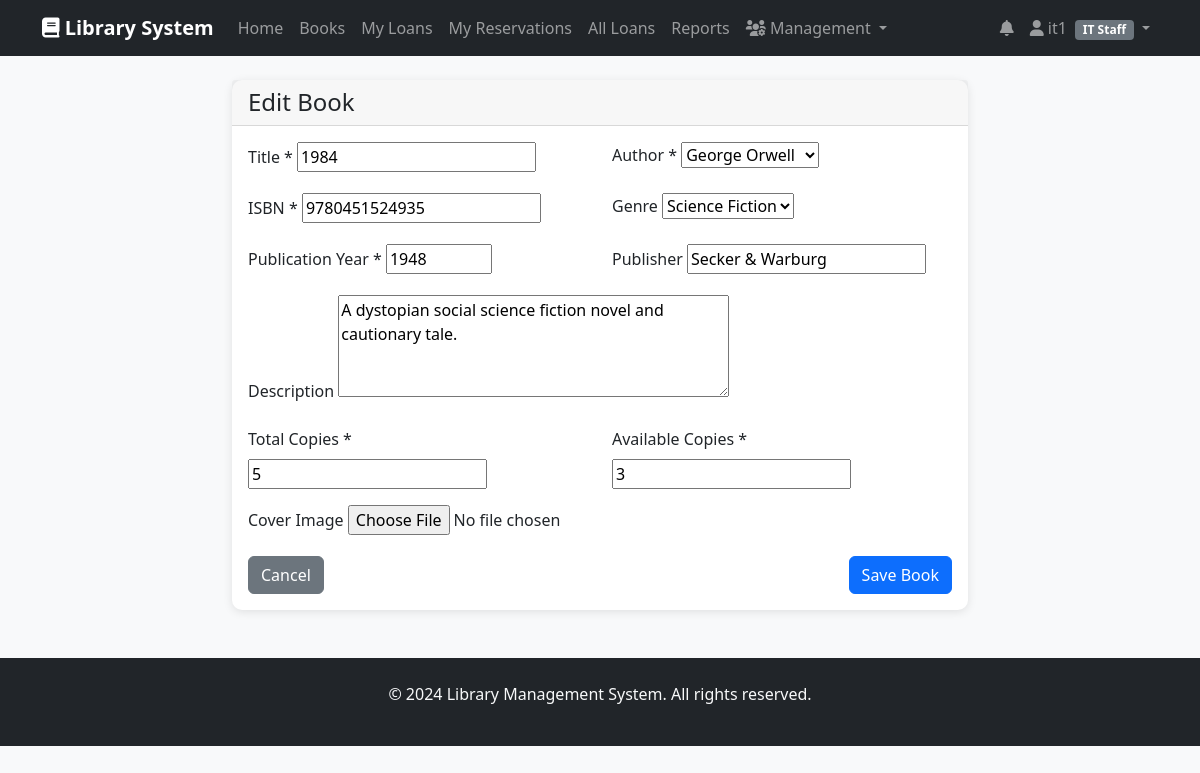
The app's page /books/1/edit/ (signed in) with its own data.
### accounts/models.py (models this page shows, shortened)
class User(AbstractUser):
    USER_TYPES = (
        ('reader', 'Reader'),
        ('librarian', 'Librarian'),
        ('it_staff', 'IT Staff'),
        ('management', 'Management'),
    )
    user_type = models.CharField(max_length=20, choices=USER_TYPES, default='reader')
    phone_number = models.CharField(max_length=15, blank=True)
    address = models.TextField(blank=True)
    date_of_birth = models.DateField(null=True, blank=True)
    membership_id = models.CharField(max_length=20, unique=True, blank=True, null=True)
    is_active = models.BooleanField(default=True)
    created_at = models.DateTimeField(auto_now_add=True)
    updated_at = models.DateTimeField(auto_now=True)
    class Meta:
        db_table = 'auth_user'

### books/models.py (models this page shows, shortened)
class Book(models.Model):
    title = models.CharField(max_length=200)
    author = models.ForeignKey(Author, on_delete=models.CASCADE, related_name='books')
    isbn = models.CharField(max_length=13, unique=True)
    genre = models.ForeignKey(Genre, on_delete=models.SET_NULL, null=True, related_name='books')
    publication_year = models.IntegerField()
    publisher = models.CharField(max_length=200)
    description = models.TextField(blank=True)
    total_copies = models.IntegerField(default=1)
    available_copies = models.IntegerField(default=1)
    cover_image = models.ImageField(upload_to='book_covers/', null=True, blank=True)
    created_at = models.DateTimeField(auto_now_add=True)
    updated_at = models.DateTimeField(auto_now=True)
    class Meta:
        ordering = ['title']
        indexes = [
            models.Index(fields=['title']),
            models.Index(fields=['isbn']),
            models.Index(fields=['publication_year']),
        ]

### books/views.py (the view)
# urls.py: path('<int:pk>/edit/', views.book_edit, name='book_edit'),
@login_required
@user_passes_test(is_librarian)
def book_edit(request, pk):
    book = get_object_or_404(Book, pk=pk)
    if request.method == 'POST':
        form = BookForm(request.POST, request.FILES, instance=book)
        if form.is_valid():
            book = form.save()
            messages.success(request, f'Book "{book.title}" updated successfully!')
            return redirect('book_detail', pk=book.pk)
    else:
        form = BookForm(instance=book)
    return render(request, 'books/book_form.html', {
        'form': form,
        'title': 'Edit Book',
        'action_url': 'book_edit',
        'book': book
    })

### books/forms.py
class BookForm(forms.ModelForm):
    class Meta:
        model = Book
        fields = ['title', 'author', 'isbn', 'genre', 'publication_year',
                 'publisher', 'description', 'total_copies', 'available_copies', 'cover_image']
        widgets = {
            'description': forms.Textarea(attrs={'rows': 4}),
            'publication_year': forms.NumberInput(attrs={'min': 1000, 'max': 2100}),
        }

### books/models.py (called while the page is built)
    def __str__(self):
        return self.name

    def __str__(self):
        return f"{self.first_name} {self.last_name}"

### books/views.py (called while the page is built)
def is_librarian(user):
    return user.user_type in ['librarian', 'it_staff', 'management']

### books/templates/books/book_form.html (shortened to what this page needs)
{% extends 'base.html' %}
{% block content %}
<div class="row justify-content-center">
    <div class="col-md-8">
        <div class="card">
            <div class="card-header">
                <h4 class="mb-0">{{ title }}</h4>
            </div>
            <div class="card-body">
                <form method="post" enctype="multipart/form-data">
                    <div class="row">
                        <div class="col-md-6">
                            <div class="mb-3">
                                <label for="{{ form.title.id_for_label }}" class="form-label">Title *</label>
                                {{ form.title }}
                            </div>
                        </div>
                        <div class="col-md-6">
                            <div class="mb-3">
                                <label for="{{ form.author.id_for_label }}" class="form-label">Author *</label>
                                {{ form.author }}
                            </div>
                        </div>
                    </div>
                    <div class="row">
                        <div class="col-md-6">
                            <div class="mb-3">
                                <label for="{{ form.isbn.id_for_label }}" class="form-label">ISBN *</label>
                                {{ form.isbn }}
                            </div>
                        </div>
                        <div class="col-md-6">
                            <div class="mb-3">
                                <label for="{{ form.genre.id_for_label }}" class="form-label">Genre</label>
                                {{ form.genre }}
                            </div>
                        </div>
                    </div>
                    <div class="row">
                        <div class="col-md-6">
                            <div class="mb-3">
                                <label for="{{ form.publication_year.id_for_label }}" class="form-label">Publication Year *</label>
                                {{ form.publication_year }}
                            </div>
                        </div>
                        <div class="col-md-6">
                            <div class="mb-3">
                                <label for="{{ form.publisher.id_for_label }}" class="form-label">Publisher</label>
                                {{ form.publisher }}
                            </div>
                        </div>
                    </div>
                    <div class="mb-3">
                        <label for="{{ form.description.id_for_label }}" class="form-label">Description</label>
                        {{ form.description }}
                    </div>
                    <div class="row">
                        <div class="col-md-6">
                            <div class="mb-3">
                                <label for="{{ form.total_copies.id_for_label }}" class="form-label">Total Copies *</label>
                                {{ form.total_copies }}
                            </div>
                        </div>
                        <div class="col-md-6">
                            <div class="mb-3">
                                <label for="{{ form.available_copies.id_for_label }}" class="form-label">Available Copies *</label>
                                {{ form.available_copies }}
                            </div>
                        </div>
                    </div>
                    <div class="mb-3">
                        <label for="{{ form.cover_image.id_for_label }}" class="form-label">Cover Image</label>
                        {{ form.cover_image }}
                    </div>
                    <div class="d-flex justify-content-between">
                        <a href="{% url 'book_list' %}" class="btn btn-secondary">Cancel</a>
                        <button type="submit" class="btn btn-primary">Save Book</button>
                    </div>
                </form>
            </div>
        </div>
    </div>
</div>
{% endblock %}

### templates/base.html (shortened to what this page needs)
<!DOCTYPE html>
<html lang="en">
<head>
    <link href="https://cdn.jsdelivr.net/npm/bootstrap@5.1.3/dist/css/bootstrap.min.css" rel="stylesheet">
    <link href="https://cdnjs.cloudflare.com/ajax/libs/font-awesome/6.0.0/css/all.min.css" rel="stylesheet">
    <link href="/static/css/style.css" rel="stylesheet">
</head>
<body>
    <nav class="navbar navbar-expand-lg navbar-dark bg-dark">
        <div class="container">
            <a class="navbar-brand" href="{% url 'home' %}">
                <i class="fas fa-book"></i> Library System
            </a>
            <div class="collapse navbar-collapse" id="navbarNav">
                <ul class="navbar-nav me-auto">
                    <li class="nav-item">
                        <a class="nav-link" href="{% url 'home' %}">Home</a>
                    </li>
                    <li class="nav-item">
                        <a class="nav-link" href="{% url 'book_list' %}">Books</a>
                    </li>
                    {% if user.is_authenticated %}
                    <li class="nav-item">
                        <a class="nav-link" href="{% url 'my_loans' %}">My Loans</a>
                    </li>
                    <li class="nav-item">
                        <a class="nav-link" href="{% url 'my_reservations' %}">My Reservations</a>
                    </li>
                    {% if user.user_type in 'librarian,it_staff,management' %}
                    <li class="nav-item">
                        <a class="nav-link" href="{% url 'all_loans' %}">All Loans</a>
                    </li>
                    <li class="nav-item">
                        <a class="nav-link" href="{% url 'reports_dashboard' %}">Reports</a>
                    </li>
                    {% if user.user_type in 'it_staff,management' %}
                    <li class="nav-item dropdown">
                        <a class="nav-link dropdown-toggle" href="#" id="userManagementDropdown" role="button"
                           data-bs-toggle="dropdown">
                            <i class="fas fa-users-cog"></i> Management
                        </a>
                    </li>
                    {% endif %}
                    {% endif %}
                    {% endif %}
                </ul>
                <ul class="navbar-nav">
                    {% if user.is_authenticated %}
                    <li class="nav-item dropdown">
                        <a class="nav-link position-relative" href="#" id="notificationsDropdown"
                           role="button" data-bs-toggle="dropdown" aria-expanded="false">
                            <i class="fas fa-bell"></i>
                        </a>
                    </li>
                    <li class="nav-item dropdown">
                        <a class="nav-link dropdown-toggle" href="#" id="navbarDropdown" role="button"
                           data-bs-toggle="dropdown">
                            <i class="fas fa-user"></i> {{ user.first_name|default:user.username }}
                            <small class="badge bg-secondary ms-1">{{ user.get_user_type_display }}</small>
                        </a>
                    </li>
                    {% endif %}
                </ul>
            </div>
        </div>
    </nav>
    <div class="container mt-4">
        {% block content %}
        {% endblock %}
    </div>
    <footer class="bg-dark text-light mt-5 py-4">
        <div class="container text-center">
            <p>&copy; 2024 Library Management System. All rights reserved.</p>
        </div>
    </footer>
</body>
</html>

### static/css/style.css (style rules this page uses)
body { background-color: #f8f9fa; }
.navbar-brand { font-weight: bold; }
.card { border: none; border-radius: 10px; box-shadow: 0 2px 10px rgba(0,0,0,0.1); transition: transform 0.2s; }
.badge { font-size: 0.75em; }
.btn { border-radius: 6px; font-weight: 500; }

### records on screen
Book: title "1984", author "George Orwell", isbn "9780451524935", genre "Science Fiction", publication_year "1948", publisher "Secker & Warburg", description "A dystopian social science fiction novel and cautionary tale.", total_copies "5", available_copies "3"

### other values on screen
{{ user.first_name|default:user.username }} "it1"
{{ user.get_user_type_display }} "IT Staff"
{{ title }} "Edit Book"
